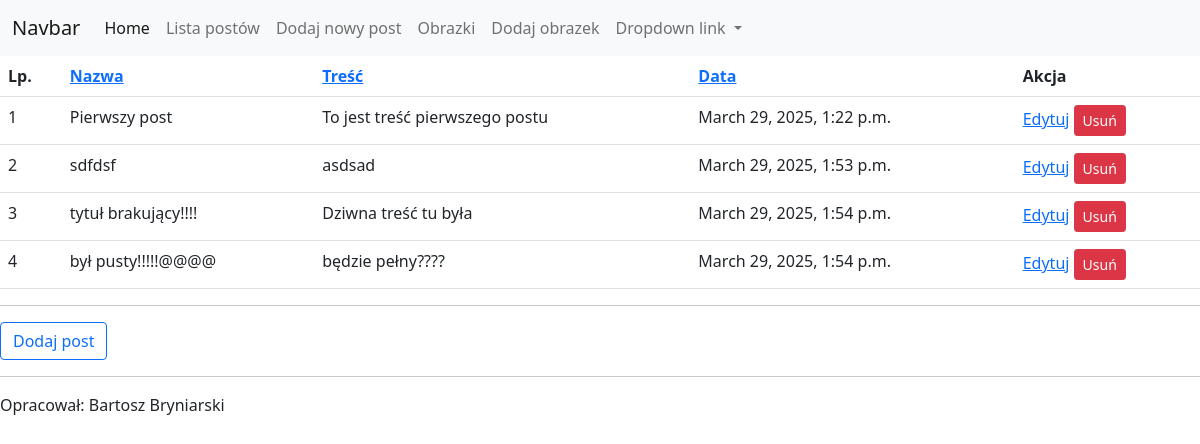
/posts/, run on the app's committed database.
### myapp/models.py (models this page shows, shortened)
class Post(models.Model):
    title = models.CharField(max_length=200)
    content = models.TextField()
    created_at = models.DateTimeField(auto_now_add=True)

### myapp/views.py (the view)
# urls.py: path('posts/', post_list, name="post_list"),
def post_list(request):
    sort = request.GET.get('sort', 'id')
    posts = Post.objects.all().order_by(sort)
    return render(request, 'myapp/post_list.html', {'posts': posts})

### myapp/templates/myapp/post_list.html (shortened to what this page needs)
{% extends "myapp/base.html" %}
{% block content %}
    <table class="table table-hover">
        <tr>
            <th>Lp.
            <th><a href="?sort=title">Nazwa</a>
            <th><a href="?sort=content">Treść</a>
            <th><a href="?sort=created_at">Data</a>
            <th>Akcja
        {% for post in posts %}
        <tr id="post-{{ post.id }}">
            <td>{{ forloop.counter }}
            <td>{{ post.title }}
            <td>{{ post.content }}
            <td>{{ post.created_at }}
            <td><a href="{% url 'update_post' post.id %}">Edytuj</a>
                <button class="btn btn-danger btn-sm" data-bs-toggle="modal" data-bs-target="#deleteModal"
                        data-id="{{ post.id }}" data-title="{{ post.title }}">Usuń
                </button>
        {% empty %}
        <tr>
            <td colspan="3">Brak danych do wyświetlenia!
        {% endfor %}
    </table>
<hr>
<a class="btn btn-outline-primary" href="{% url 'create_post' %}">Dodaj post</a>
{% endblock %}

### data on the page
Post: title "Pierwszy post", content "To jest treść pierwszego postu", created_at "March 29, 2025, 1:22 p.m."
Post: title "sdfdsf", content "asdsad", created_at "March 29, 2025, 1:53 p.m."
Post: title "tytuł brakujący!!!!", content "Dziwna treść tu była", created_at "March 29, 2025, 1:54 p.m."
Post: title "był pusty!!!!!@@@@", content "będzie pełny????", created_at "March 29, 2025, 1:54 p.m."
